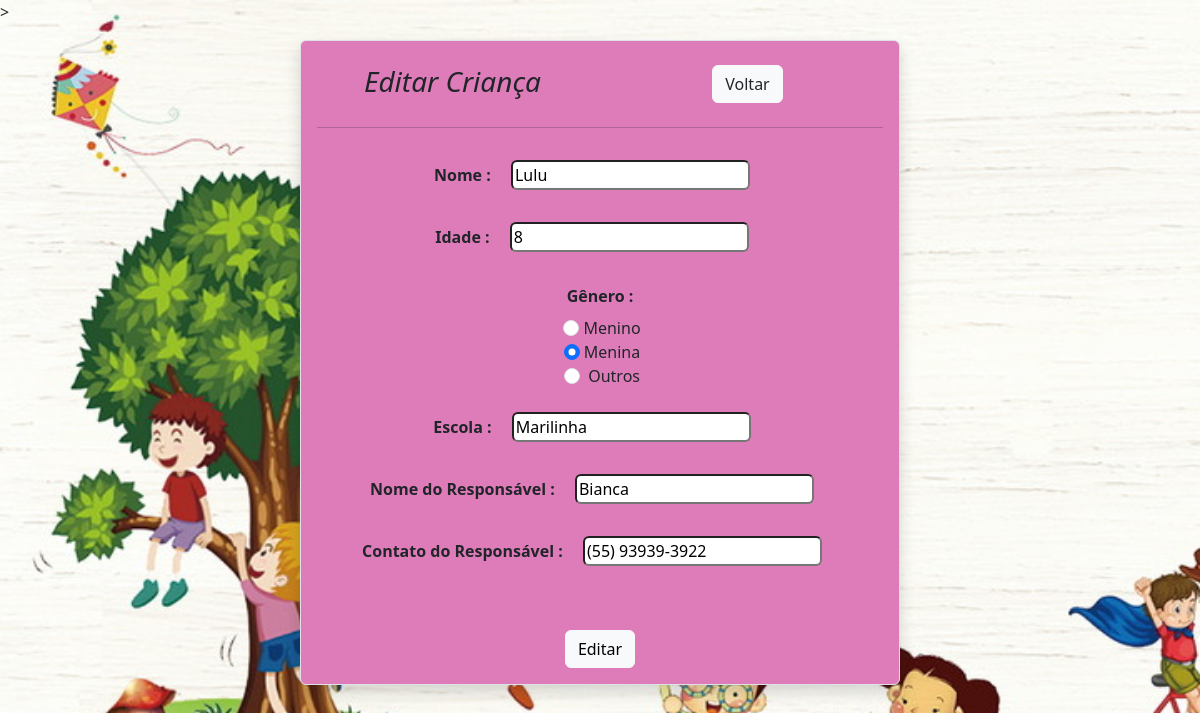
The app's page /editCria.php?editar=9 with its own data.
### tables this page shows
CREATE TABLE IF NOT EXISTS `children` (
  `ID` int NOT NULL AUTO_INCREMENT,
  `nome` varchar(255) NOT NULL,
  `idade` int NOT NULL,
  `sexo` varchar(10) NOT NULL,
  `escola` varchar(255) NOT NULL,
  `responsavel` varchar(255) NOT NULL,
  `contato_resp` varchar(16) NOT NULL,
  PRIMARY KEY (`ID`)
);

### editCria.php (the view, shortened to what this page needs)
<?php
include_once('conecta.php');
$ID = $_GET['editar'];
$sql = "SELECT * FROM children WHERE ID=" . $ID;
$resultado = mysqli_query($conexao, $sql);
$dados = mysqli_fetch_assoc($resultado);
?>
<!DOCTYPE html>
<html lang="PT-BR">
<head>
    <link href="https://cdn.jsdelivr.net/npm/bootstrap@5.3.1/dist/css/bootstrap.min.css" rel="stylesheet">
</head>
<body style="background-image: url('./img/fundo.png');background-size:cover; background-repeat:no-repeat; background-attachment: fixed;">
>
<div class="container-sm mt-3 p-3 w-50 text-center border rounded shadow" style="background-color:#de7cba;">
        <div class="row">
            <div class="col">
                <p class="mt-2 h3"> <i>Editar Criança</i> </p>
            </div>
            <div class="col">
                <button class="btn btn-light m-2"><a href="index.php" class="text-decoration-none text-dark">Voltar</a></button>
            </div>
        </div>
        <hr>
        <form action="processaC.php" method="POST">
            <div class="form-group">
                <label> <b>Nome :</b> </label>
                <input type="text" name="nome" class="form-input m-3 rounded" value="<?php echo $dados['nome']; ?>" />
            </div>
            <div class="form-group">
                <label> <b>Idade :</b> </label>
                <input type="number" name="idade" class="form-input m-3 rounded" value="<?php echo $dados['idade']; ?>" />
            </div>
            <div class="form-radio m-2">
                <label class="form-check-label m-2"> <b>Gênero :</b> </label> <br>
                <label> <input type="radio" name="sexo" class="form-check-input m-1" value="Masc" <?php if ($dados['sexo'] == "Masc") echo "checked"; ?>/>Menino</label> <br>
                <label><input type="radio" name="sexo" class="form-check-input m-1" value="Fem" <?php if ($dados['sexo'] == "Fem") echo "checked"; ?> />Menina</label>   <br>
                <label><input type="radio" name="sexo" class="form-check-input m-1" value="Outro" <?php if ($dados['sexo'] == "Outro") echo "checked"; ?>/> Outros  </label>
            </div>
            <div class="form-group">
                <label> <b>Escola :</b> </label>
                <input type="text" name="escola" class="form-input m-3 rounded" value="<?php echo $dados['escola']; ?>" />
            </div>
            <div class="form-group">
                <label> <b>Nome do Responsável :</b> </label>
                <input type="text" name="responsavel" class="form-input m-3 rounded" value="<?php echo $dados['responsavel']; ?>" />
            </div>
            <div class="form-group">
                <label> <b>Contato do Responsável :</b> </label>
                <input type="text" name="contato_resp" id="contato" class="form-input m-3 rounded" id="contato" value="<?php echo $dados['contato_resp']; ?>" />
            </div>
                <button class="btn btn-light mt-5" type="submit" name="editar" class="form-input">Editar</button>
        </form>
    </div>
</body>
</html>

### records on screen
children: nome "Lulu", idade "8", sexo "☐ Menino", sexo "☑ Menina", sexo "☐ Outros", escola "Marilinha", responsavel "Bianca", contato_resp "(55) 93939-3922"
